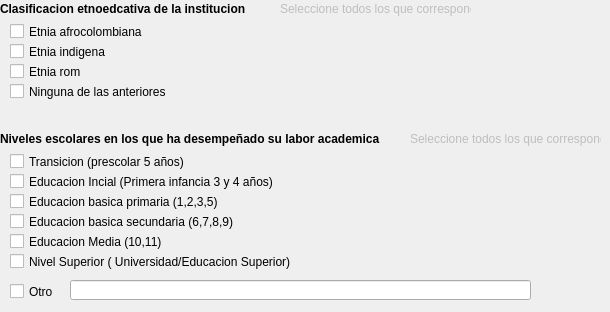
      <widget class="QWidget" name="tabWidgetPage3" native="true">
       <attribute name="title">
        <string>3 de 8</string>
       </attribute>
       <widget class="QLabel" name="label_12">
        <property name="geometry">
         <rect>
          <x>0</x>
          <y>0</y>
          <width>391</width>
          <height>18</height>
         </rect>
        </property>
        <property name="font">
         <font>
          <weight>75</weight>
          <bold>true</bold>
         </font>
        </property>
        <property name="text">
         <string>Clasificacion etnoedcativa de la institucion</string>
        </property>
       </widget>
       <widget class="QLabel" name="label_13">
        <property name="enabled">
         <bool>false</bool>
        </property>
        <property name="geometry">
         <rect>
          <x>280</x>
          <y>0</y>
          <width>191</width>
          <height>18</height>
         </rect>
        </property>
        <property name="font">
         <font>
          <pointsize>9</pointsize>
          <underline>false</underline>
          <strikeout>false</strikeout>
         </font>
        </property>
        <property name="text">
         <string>Seleccione todos los que correspondan</string>
        </property>
       </widget>
       <widget class="QCheckBox" name="checkBox_20">
        <property name="geometry">
         <rect>
          <x>10</x>
          <y>20</y>
          <width>161</width>
          <height>23</height>
         </rect>
        </property>
        <property name="text">
         <string>Etnia afrocolombiana</string>
        </property>
       </widget>
       <widget class="QCheckBox" name="checkBox_21">
        <property name="geometry">
         <rect>
          <x>10</x>
          <y>40</y>
          <width>121</width>
          <height>23</height>
         </rect>
        </property>
        <property name="text">
         <string>Etnia indigena</string>
        </property>
       </widget>
       <widget class="QCheckBox" name="checkBox_22">
        <property name="geometry">
         <rect>
          <x>10</x>
          <y>60</y>
          <width>93</width>
          <height>23</height>
         </rect>
        </property>
        <property name="text">
         <string>Etnia rom</string>
        </property>
       </widget>
       <widget class="QCheckBox" name="checkBox_23">
        <property name="geometry">
         <rect>
          <x>10</x>
          <y>80</y>
          <width>191</width>
          <height>23</height>
         </rect>
        </property>
        <property name="text">
         <string>Ninguna de las anteriores</string>
        </property>
       </widget>
       <widget class="QLabel" name="label_14">
        <property name="geometry">
         <rect>
          <x>0</x>
          <y>130</y>
          <width>411</width>
          <height>18</height>
         </rect>
        </property>
        <property name="font">
         <font>
          <weight>75</weight>
          <bold>true</bold>
         </font>
        </property>
        <property name="text">
         <string>Niveles escolares en los que ha desempeñado su labor academica</string>
        </property>
       </widget>
       <widget class="QLabel" name="label_15">
        <property name="enabled">
         <bool>false</bool>
        </property>
        <property name="geometry">
         <rect>
          <x>410</x>
          <y>130</y>
          <width>191</width>
          <height>18</height>
         </rect>
        </property>
        <property name="font">
         <font>
          <pointsize>9</pointsize>
          <underline>false</underline>
          <strikeout>false</strikeout>
         </font>
        </property>
        <property name="text">
         <string>Seleccione todos los que correspondan</string>
        </property>
       </widget>
       <widget class="QCheckBox" name="checkBox_24">
        <property name="geometry">
         <rect>
          <x>10</x>
          <y>150</y>
          <width>211</width>
          <height>23</height>
         </rect>
        </property>
        <property name="text">
         <string>Transicion (prescolar 5 años)</string>
        </property>
       </widget>
       <widget class="QCheckBox" name="checkBox_25">
        <property name="geometry">
         <rect>
          <x>10</x>
          <y>170</y>
          <width>321</width>
          <height>23</height>
         </rect>
        </property>
        <property name="text">
         <string>Educacion Incial (Primera infancia 3 y 4 años)</string>
        </property>
       </widget>
       <widget class="QCheckBox" name="checkBox_26">
        <property name="geometry">
         <rect>
          <x>10</x>
          <y>190</y>
          <width>291</width>
          <height>23</height>
         </rect>
        </property>
        <property name="text">
         <string>Educacion basica primaria (1,2,3,5)</string>
        </property>
       </widget>
       <widget class="QCheckBox" name="checkBox_27">
        <property name="geometry">
         <rect>
          <x>10</x>
          <y>210</y>
          <width>281</width>
          <height>23</height>
         </rect>
        </property>
        <property name="text">
         <string>Educacion basica secundaria (6,7,8,9)</string>
        </property>
       </widget>
       <widget class="QCheckBox" name="checkBox_28">
        <property name="geometry">
         <rect>
          <x>10</x>
          <y>230</y>
          <width>211</width>
          <height>23</height>
         </rect>
        </property>
        <property name="text">
         <string>Educacion Media (10,11)</string>
        </property>
       </widget>
       <widget class="QCheckBox" name="checkBox_29">
        <property name="geometry">
         <rect>
          <x>10</x>
          <y>250</y>
          <width>331</width>
          <height>23</height>
         </rect>
        </property>
        <property name="text">
         <string>Nivel Superior ( Universidad/Educacion Superior)</string>
        </property>
       </widget>
       <widget class="QCheckBox" name="checkBox_30">
        <property name="geometry">
         <rect>
          <x>10</x>
          <y>280</y>
          <width>93</width>
          <height>23</height>
         </rect>
        </property>
        <property name="text">
         <string>Otro</string>
        </property>
       </widget>
       <widget class="QLineEdit" name="lineEdit_5">
        <property name="geometry">
         <rect>
          <x>70</x>
          <y>280</y>
          <width>461</width>
          <height>20</height>
         </rect>
        </property>
       </widget>
      </widget>
